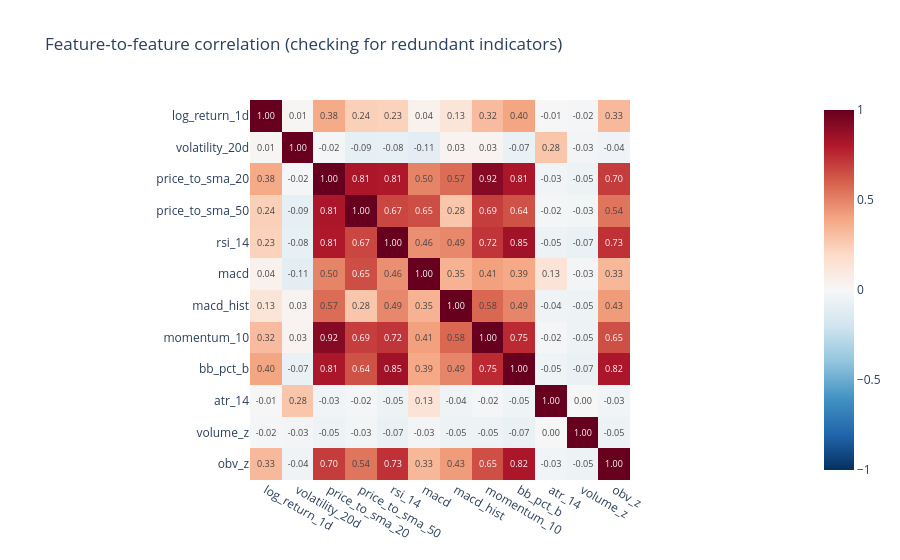

The notebook cell this image was saved under:
### Code cell
feature_corr = feat_df[FEATURE_COLUMNS].corr()
fig = px.imshow(feature_corr, text_auto=".2f", color_continuous_scale="RdBu_r", zmin=-1, zmax=1,
                 title="Feature-to-feature correlation (checking for redundant indicators)")
fig.show()

### Figure 1 — Plotly figure (JSON) as saved in the notebook; plotly's stock layout.template omitted (floating-point values rounded to 4 significant figures; data arrays with more than 128 entries replaced by an {"elided": "..."} marker saying what was removed)
{"data": [{"coloraxis": "coloraxis", "hovertemplate": "x: %{x}<br>y: %{y}<br>color: %{z}<extra></extra>", "name": "0", "texttemplate": "%{z:.2f}", "type": "heatmap", "x": ["log_return_1d", "volatility_20d", "price_to_sma_20", "price_to_sma_50", "rsi_14", "macd", "macd_hist", "momentum_10", "bb_pct_b", "atr_14", "volume_z", "obv_z"], "xaxis": "x", "y": ["log_return_1d", "volatility_20d", "price_to_sma_20", "price_to_sma_50", "rsi_14", "macd", "macd_hist", "momentum_10", "bb_pct_b", "atr_14", "volume_z", "obv_z"], "yaxis": "y", "z": {"elided": "12x12 float values"}}], "layout": {"coloraxis": {"cmax": 1, "cmin": -1, "colorscale": [[0, "rgb(5,48,97)"], [0.1, "rgb(33,102,172)"], [0.2, "rgb(67,147,195)"], [0.3, "rgb(146,197,222)"], [0.4, "rgb(209,229,240)"], [0.5, "rgb(247,247,247)"], [0.6, "rgb(253,219,199)"], [0.7, "rgb(244,165,130)"], [0.8, "rgb(214,96,77)"], [0.9, "rgb(178,24,43)"], [1, "rgb(103,0,31)"]]}, "title": {"text": "Feature-to-feature correlation (checking for redundant indicators)"}, "xaxis": {"anchor": "y", "constrain": "domain", "domain": [0, 1], "scaleanchor": "y"}, "yaxis": {"anchor": "x", "autorange": "reversed", "constrain": "domain", "domain": [0, 1]}}}
